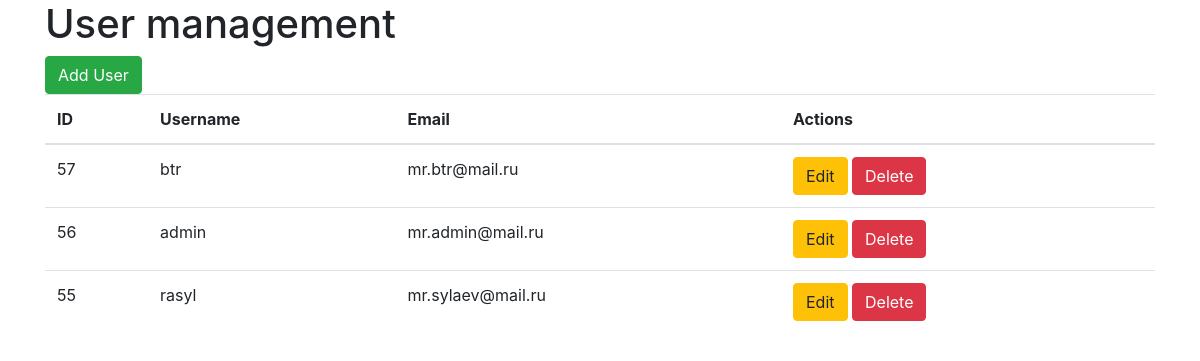
Before: / with the older database file.
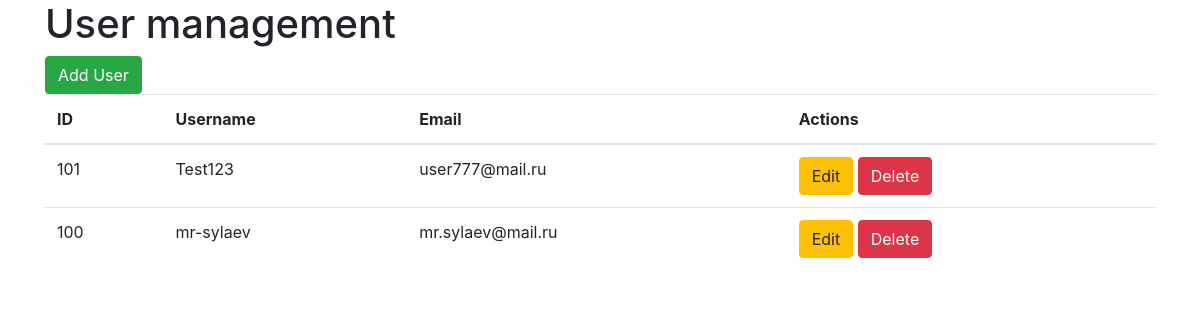
After: the same page with the newer database file.
### tables this page shows
CREATE TABLE `users` (
  `id` int(11) NOT NULL,
  `name` varchar(30) NOT NULL,
  `email` varchar(50) NOT NULL,
  `password` varchar(30) NOT NULL,
  `user_photo` varchar(100) DEFAULT NULL
);

### index.php (the view, shortened to what this page needs)
<?php
    try {
        $connection = new PDO('mysql:host=localhost;dbname=php-marlin-blog;charset=utf8', 'root', '');
    } catch (PDOException $e) {
        print "Error!: " . $e->getMessage();
        die();
    }
    $statement = $connection->query("SELECT * FROM `users`");
    $statement->connection = null;
?>
<!DOCTYPE html>
<html lang="en">
<head>
	<link rel="stylesheet" href="https://stackpath.bootstrapcdn.com/bootstrap/4.3.1/css/bootstrap.min.css">
</head>
<body>
	<div class="container">
		<div class="row">
			<div class="col-md-12">
				<h1>User management</h1>
				<a href="create.php" class="btn btn-success">Add User</a>
				<table class="table">
					<thead>
						<tr>
							<th>ID</th>
							<th>Username</th>
							<th>Email</th>
							<th>Actions</th>
						</tr>
					</thead>
					<tbody>
                        <?php foreach ($statement as $user) : ?>
                        <tr>
                            <td><?=$user['id'];?></td>
                            <td><?=$user['name'];?></td>
                            <td><?=$user['email'];?></td>
                            <td>
                                <a href="edit.php<?='/?id='.$user['id']?>" class="btn btn-warning" onclick="">Edit</a>
                                <a href="#" onclick="return confirm('are you sure?')" class="btn btn-danger">Delete</a>
                            </td>
                        </tr>
                        <?php endforeach; ?>
					</tbody>
				</table>
			</div>
		</div>
	</div>
</body>
</html>

Changed rows visible on the page:
removed users: id "57", name "btr", email "mr.btr@mail.ru"
removed users: id "56", name "admin", email "mr.admin@mail.ru"
removed users: id "55", name "rasyl", email "mr.sylaev@mail.ru"
added users: id "101", name "Test123", email "user777@mail.ru"
added users: id "100", name "mr-sylaev", email "mr.sylaev@mail.ru"
